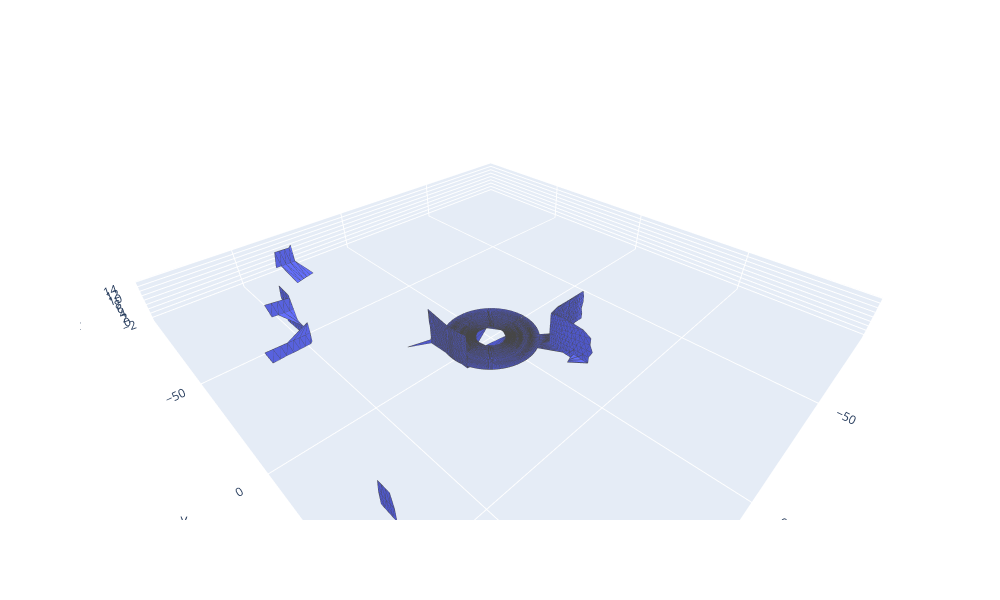

The notebook cell this image was saved under:
### Code cell
# # Plot mesh
mesh.plot()

### Figure 1 — Plotly figure (JSON) as saved in the notebook; plotly's stock layout.template omitted (floating-point values rounded to 4 significant figures; data arrays with more than 128 entries replaced by an {"elided": "..."} marker saying what was removed)
{"data": [{"flatshading": true, "i": {"elided": "5285 int values"}, "j": {"elided": "5285 int values"}, "k": {"elided": "5285 int values"}, "type": "mesh3d", "x": {"elided": "3264 float values"}, "y": {"elided": "3264 float values"}, "z": {"elided": "3264 float values"}}, {"line": {"color": "rgb(70,70,70)", "width": 1}, "mode": "lines", "name": "", "type": "scatter3d", "x": {"elided": "26425 float values"}, "y": {"elided": "26425 float values"}, "z": {"elided": "26425 float values"}}], "layout": {"height": 600, "scene": {"aspectmode": "data"}, "width": 1000}}
